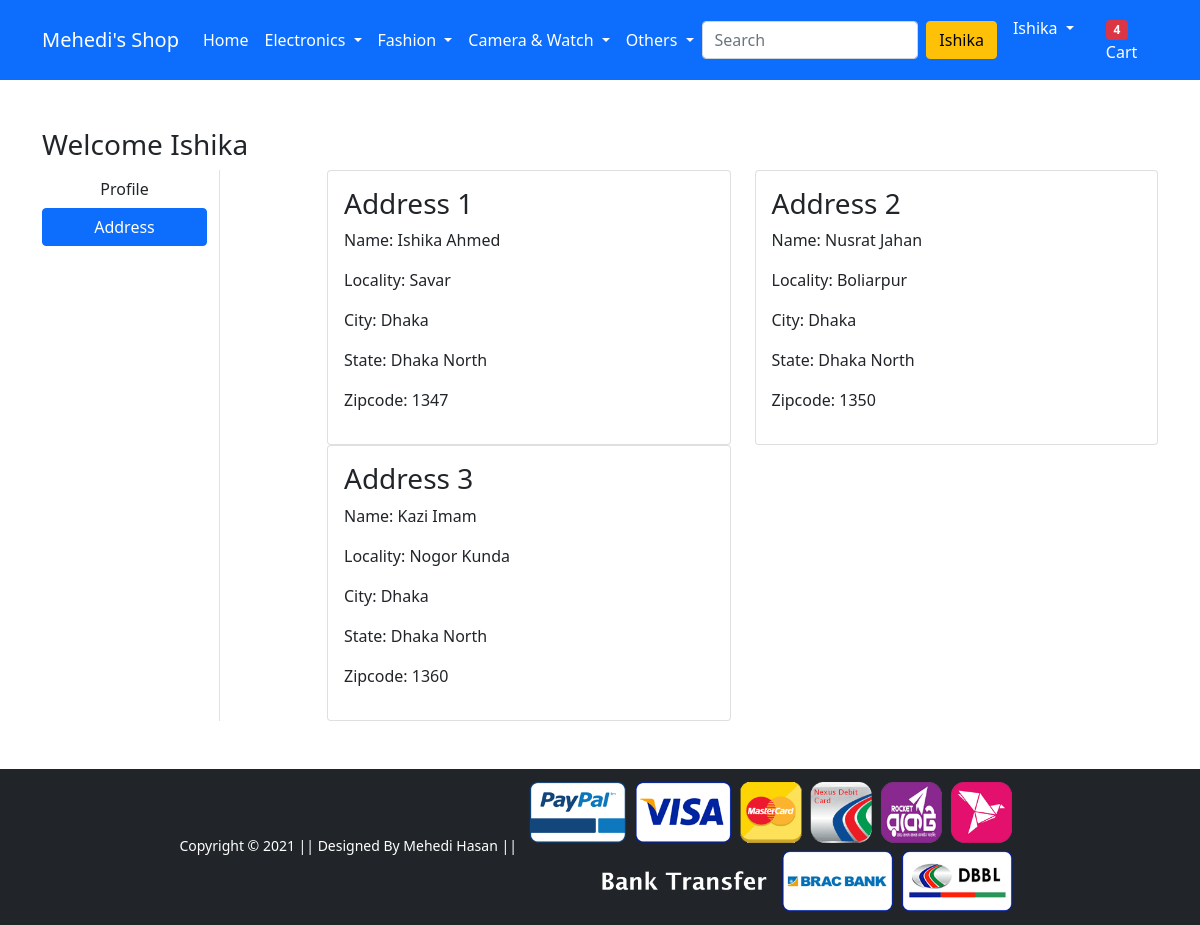
Page /address/ (signed in) on the committed database.
### app/models.py (models this page shows, shortened)
class Customer(models.Model):
    user = models.ForeignKey(User, on_delete = models.CASCADE)
    name = models.CharField(max_length=200)
    locality = models.CharField(max_length=200)
    city = models.CharField(max_length=50)
    state = models.CharField(choices=STATE_CHOICES, max_length=50)
    zipcode = models.IntegerField()

### app/views.py (the view)
# urls.py: path('address/', views.address, name='address'),
def address(request):
 addrs = Customer.objects.filter(user = request.user)
 return render(request, 'app/address.html', {'addrs':addrs, 'active': 'btn-primary'})

### app/templates/app/address.html (shortened to what this page needs)
{% extends 'app/base.html' %}
{% load static %}
{% block main-content %}
<div class="container my-5">
 <div class="row">
 <h3>Welcome <span class="text-capitalize">{{request.user}}</span></h3>
  <div class="col-sm-2 border-end">
   <ul class="list-unstyled">
    <li class="d-grid"><a href="{% url 'profile' %}" class="btn">Profile</a></li>
    <li class="d-grid"><a href="{% url 'address' %}" class="btn {{active}}">Address</a></li>
   </ul>
  </div>
  <div class="col-sm-9 offset-sm-1">
   <div class="row">
   {% for ad in addrs %}
    <div class="col-sm-6">
     <div class="card">
      <div class="card-body">
       <h3>Address {{forloop.counter}}</h3>
       <p>Name: {{ad.name}}</p>
       <p>Locality: {{ad.locality}}</p>
       <p>City: {{ad.city}}</p>
       <p>State: {{ad.state}}</p>
       <p>Zipcode: {{ad.zipcode}}</p>
      </div>
     </div>
    </div>
    {% endfor %}
   </div>
  </div>
 </div>
</div>
{% endblock main-content %}

### app/templates/app/base.html (shortened to what this page needs)
<!doctype html>
{% load static %}
<html lang="en">
  <head>
    <link href="https://cdn.jsdelivr.net/npm/bootstrap@5.0.0-beta1/dist/css/bootstrap.min.css" rel="stylesheet">
    <link rel="stylesheet" href="{% static 'app/css/owl.carousel.min.css' %}">
    <link rel="stylesheet" href="{% static 'app/css/all.min.css' %}">
    <link rel="stylesheet" href="{% static 'app/css/style.css' %}">
  </head>
  <body>
    <nav class="navbar navbar-expand-lg navbar-dark bg-primary">
     <div class="container">
       <a class="navbar-brand" href="/">Mehedi's Shop</a>
       <div class="collapse navbar-collapse" id="navbarSupportedContent">
         <ul class="navbar-nav me-auto mb-2 mb-lg-0">
           <li class="nav-item">
             <a class="nav-link active" aria-current="page" href="/">Home</a>
           </li>
           <li class="nav-item dropdown">
             <a class="nav-link dropdown-toggle text-white" href="#" id="electronicsDropdown" role="button" data-bs-toggle="dropdown" aria-expanded="false">
               Electronics
             </a>
           </li>
           <li class="nav-item dropdown">
             <a class="nav-link dropdown-toggle text-white" href="#" id="fashionDropdown" role="button" data-bs-toggle="dropdown" aria-expanded="false">
               Fashion
             </a>
           </li>
            <li class="nav-item dropdown">
             <a class="nav-link dropdown-toggle text-white" href="#" id="electronicsDropdown" role="button" data-bs-toggle="dropdown" aria-expanded="false">
               Camera & Watch
             </a>
           </li>
            <li class="nav-item dropdown">
             <a class="nav-link dropdown-toggle text-white" href="#" id="electronicsDropdown" role="button" data-bs-toggle="dropdown" aria-expanded="false">
               Others
             </a>
           </li>
         </ul>
         <form class="d-flex">
           <input class="form-control me-2" type="search" placeholder="Search" aria-label="Search">
           <button class="btn btn-warning" type="submit"><span class="text-capitalize">
           {{request.user.username}}</span></button>
         </form>
         <div>
          <ul class="navbar-nav me-auto mb-2 mb-lg-0">
          {% if request.user.is_authenticated %}
           <li class="nav-item dropdown mx-2">
              <a class="nav-link dropdown-toggle text-white" href="#" id="profileDropdown" role="button" data-bs-toggle="dropdown" aria-expanded="false">
                <span class="text-capitalize">{{request.user}}</span>
              </a>
            </li>
            <li class="nav-item mx-2">
             <a href="{% url 'show_cart' %}" class="nav-link text-white"><span class="badge bg-danger">4</span> Cart </a>
            </li>
          {% endif %}
          </ul>
         </div>
       </div>
     </div>
    </nav>
    {% block main-content %} {% endblock main-content %}
    <footer class="container-fluid bg-dark text-center p-2 mt-5">
        <small class="text-white">Copyright &copy; 2021 || Designed By Mehedi Hasan || </small>
        <img src="{% static 'app/images/payment_footer.png' %}" alt="" width="500" height="10" srcset="" class="img-fluid" height="2px">
    </footer>
  </body>
</html>

### app/static/app/css/style.css (style rules this page uses)
.nav-link { color: white !important; }

### rows in the picture
Customer: name "Ishika Ahmed", locality "Savar", city "Dhaka", state "Dhaka North", zipcode "1347"
Customer: name "Nusrat Jahan", locality "Boliarpur", city "Dhaka", state "Dhaka North", zipcode "1350"
Customer: name "Kazi Imam", locality "Nogor Kunda", city "Dhaka", state "Dhaka North", zipcode "1360"

### other values in the picture
{{ request.user.username }} "Ishika"
{{ request.user }} "Ishika"
